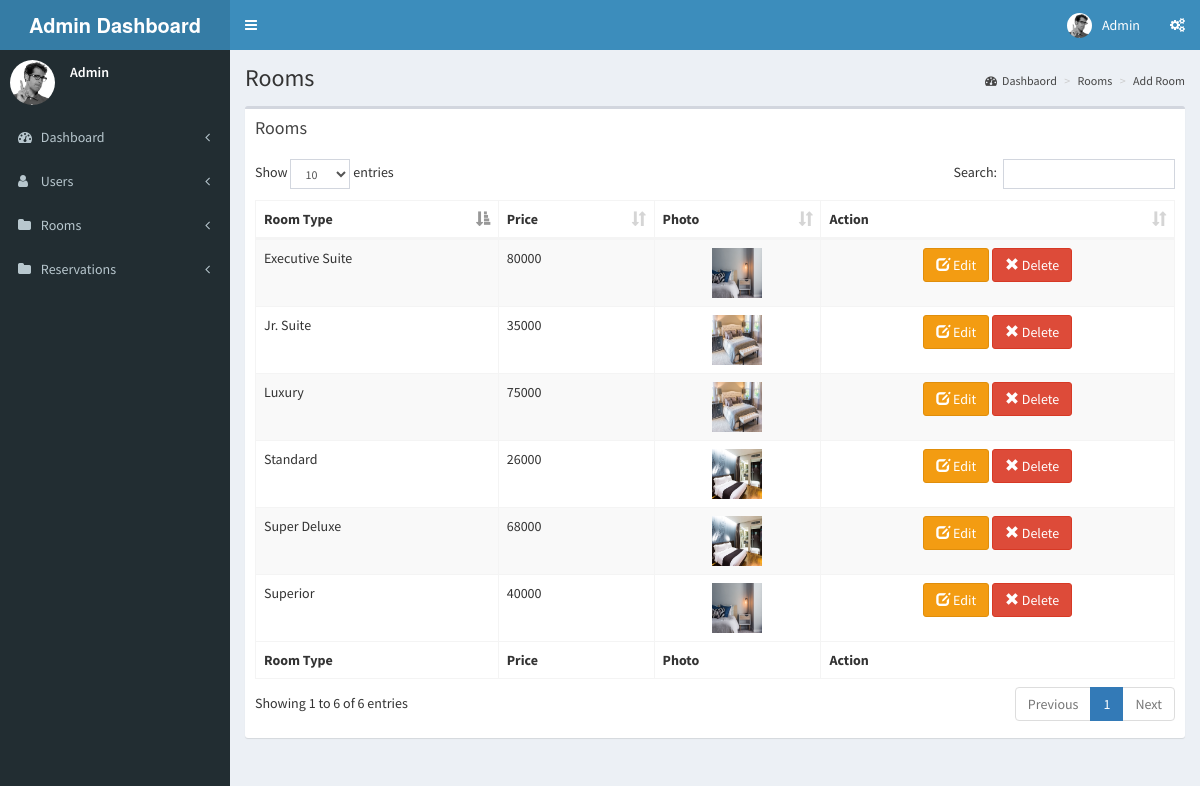
/admin/room.php (signed in), run on the app's committed database.
### tables this page shows
CREATE TABLE `room` (
  `roomid` int(11) NOT NULL,
  `room_type` varchar(50) NOT NULL,
  `price` varchar(11) NOT NULL,
  `photo` varchar(100) NOT NULL
);

### admin/name.php (called while the page is built)
<?php
	require 'connect.php';
	$query = $conn->query("SELECT * FROM `admin` WHERE `admin_id` = '$_SESSION[admin_id]'") or die(mysqli_error());
	$fetch = $query->fetch_array();
	$name = $fetch['name'];
?>

### admin/room.php (the view, shortened to what this page needs)
<!DOCTYPE html>
<?php
	require 'name.php';
	include("header.php");
?>
<?php
  include("leftbar.php");
  ?>
   <link rel="stylesheet" href="plugins/datatables/dataTables.bootstrap.css">
<div class="content-wrapper">
    <section class="content-header">
      <h1>
       Rooms
      </h1>
      <ol class="breadcrumb">
        <li><a href="dashboard.php"><i class="fa fa-dashboard"></i>Dashbaord</a></li>
        <li><a href="room.php">Rooms</a></li>
        <li class="active"><a href="add_room.php"> Add Room</a></li>
      </ol>
    </section>
    <section class="content">
      <div class="row">
        <div class="col-xs-12">
          <div class="box">
            <div class="box-header">
              <h3 class="box-title">Rooms</h3>
            </div>
            <div class="box-body">
              <table id="example1" class="table table-bordered table-striped">
                <thead>
                <tr>
                 <th>Room Type</th>
							<th>Price</th>
							<th>Photo</th>
							<th>Action</th>
                </tr>
                </thead>
               <tbody>
					<?php
						$query = $conn->query("SELECT * FROM `room`") or die(mysqli_error());
						while($fetch = $query->fetch_array()){
					?>
						<tr>
							<td><?php echo $fetch['room_type']?></td>
							<td><?php echo $fetch['price']?></td>
							<td><center><img src = "../photo/<?php echo $fetch['photo']?>" height = "50" width = "50"/></center></td>
							<td><center><a class = "btn btn-warning" href = "edit_room.php?room_id=<?php echo $fetch['roomid']?>"><i class = "glyphicon glyphicon-edit"></i> Edit</a> <a class = "btn btn-danger" onclick = "confirmationDelete(this); return false;" href = "delete_room.php?room_id=<?php echo $fetch['roomid']?>"><i class = "glyphicon glyphicon-remove"></i> Delete</a></center></td>
						</tr>
					<?php
						}
					?>
					</tbody>
					<tfoot>
                <tr>
                  <th>Room Type</th>
							<th>Price</th>
							<th>Photo</th>
							<th>Action</th>
                </tr>
                </tfoot>
              </table>
            </div>
          </div>
        </div>
      </div>
    </section>
  </div>

### admin/header.php (shortened to what this page needs)
<!DOCTYPE html>
<html>
<head>
  <link rel="stylesheet" href="bootstrap/css/bootstrap.min.css">
  <link rel="stylesheet" href="https://cdnjs.cloudflare.com/ajax/libs/font-awesome/4.5.0/css/font-awesome.min.css">
  <link rel="stylesheet" href="https://cdnjs.cloudflare.com/ajax/libs/ionicons/2.0.1/css/ionicons.min.css">
  <link rel="stylesheet" href="plugins/jvectormap/jquery-jvectormap-1.2.2.css">
  <link rel="stylesheet" href="dist/css/AdminLTE.min.css">
  <link rel="stylesheet" href="dist/css/skins/_all-skins.min.css">
</head>
<body class="hold-transition skin-blue sidebar-mini">
<div class="wrapper">
  <header class="main-header">
    <a href="dashboard.php" class="logo">
      <span class="logo-lg"><b>Admin Dashboard</b></span>
    </a>
    <nav class="navbar navbar-static-top">
      <a href="#" class="sidebar-toggle" data-toggle="offcanvas" role="button">
      </a>
      <div class="navbar-custom-menu">
        <ul class="nav navbar-nav">
          <li class="dropdown user user-menu">
            <a href="#" class="dropdown-toggle" data-toggle="dropdown">
              <img src="dist/img/user2-160x160.jpg" class="user-image" alt="User Image">
              <span class="hidden-xs"><?php echo $name;?></span>
            </a>
          </li>
          <li>
            <a href="#" data-toggle="control-sidebar"><i class="fa fa-gears"></i></a>
          </li>
        </ul>
      </div>
    </nav>
  </header>

### admin/leftbar.php (shortened to what this page needs)
<aside class="main-sidebar">
    <section class="sidebar">
      <div class="user-panel">
        <div class="pull-left image">
          <img src="dist/img/user2-160x160.jpg" class="img-circle" alt="User Image">
        </div>
        <div class="pull-left info">
          <p><?php echo $name;?></p>
        </div>
      </div>
      <ul class="sidebar-menu">
        <li class="treeview">
          <a href="dashboard.php">
            <i class="fa fa-dashboard"></i> <span>Dashboard</span>
            <span class="pull-right-container">
              <i class="fa fa-angle-left pull-right"></i>
            </span>
          </a>
        </li>
		<li class="treeview">
          <a href="account.php">
            <i class="fa fa-user"></i> <span>Users</span>
            <span class="pull-right-container">
              <i class="fa fa-angle-left pull-right"></i>
            </span>
          </a>
        </li>
		<li class="treeview">
          <a href="room.php">
            <i class="fa fa-folder"></i> <span>Rooms</span>
            <span class="pull-right-container">
              <i class="fa fa-angle-left pull-right"></i>
            </span>
          </a>
        </li>
		<li class="treeview">
          <a href="reserve.php">
            <i class="fa fa-folder"></i> <span>Reservations</span>
            <span class="pull-right-container">
              <i class="fa fa-angle-left pull-right"></i>
            </span>
          </a>
        </li>
      </ul>
    </section>
  </aside>

### data on the page
room: room_type "Superior", price "40000", photo (picture)
room: room_type "Super Deluxe", price "68000", photo (picture)
room: room_type "Standard", price "26000", photo (picture)
room: room_type "Jr. Suite", price "35000", photo (picture)
room: room_type "Executive Suite", price "80000", photo (picture)
room: room_type "Luxury", price "75000", photo (picture)

### other printed values
$name "Admin"
